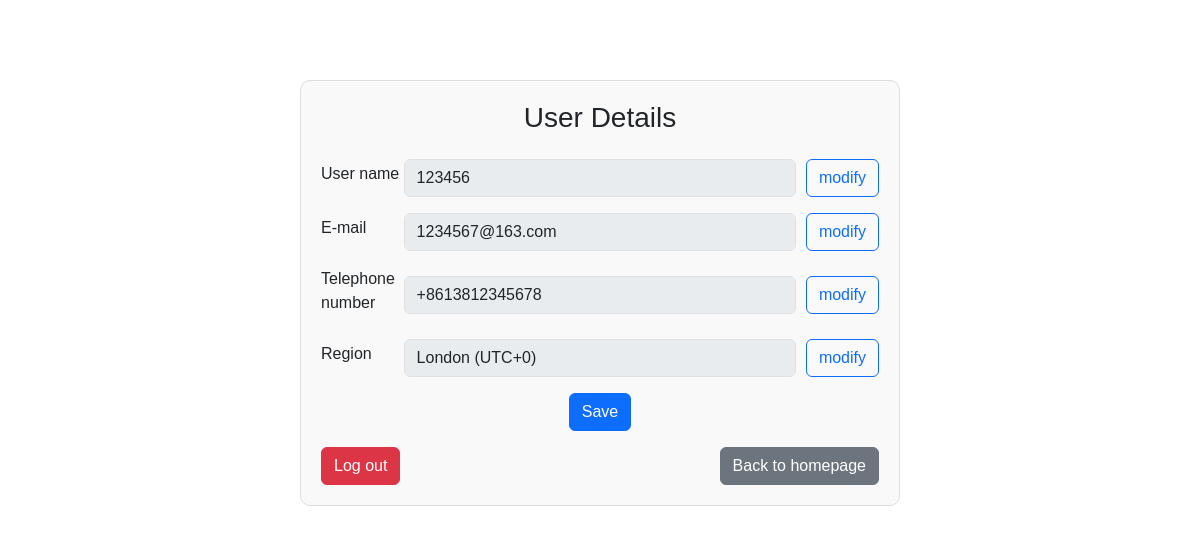
The app's page /TaskSystemapp/profile/ (signed in), older data.
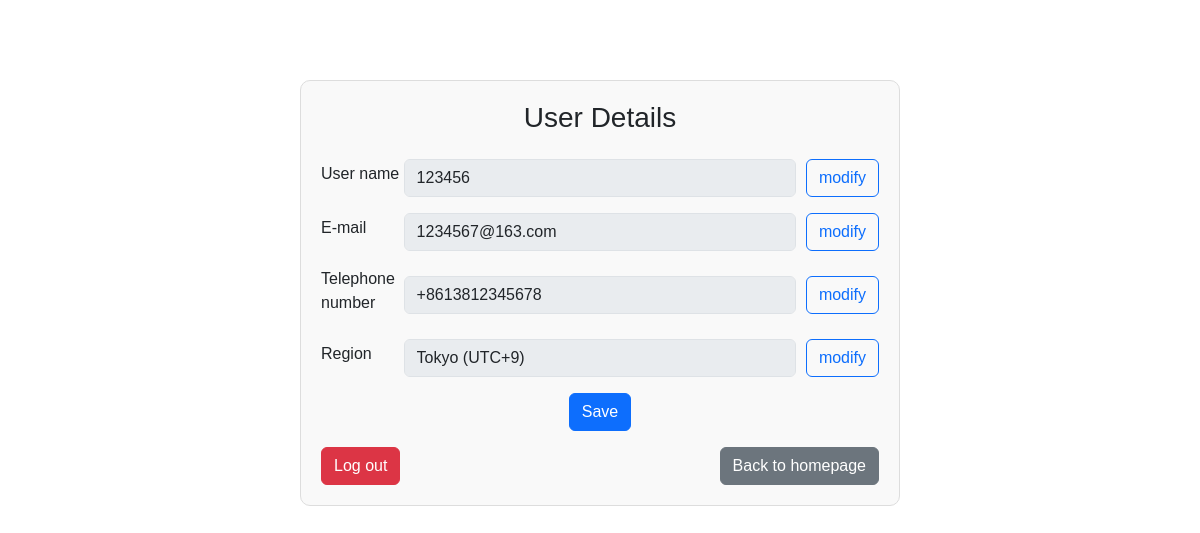
The same page, newer data.
### TaskSystemapp/models.py (models this page shows, shortened)
class CustomUser(AbstractUser):
    phone = models.CharField(
        max_length=15,
        unique=True,
        validators=[RegexValidator(r'^\+\d{1,3}\d{9,15}$')],
        help_text="Phone number in international format, e.g. +123456789012"
    )
    email = models.EmailField(unique=True)
    region = models.CharField(max_length=50, blank=True, help_text="User region/timezone")

### TaskSystemapp/views.py (the view)
# urls.py: path('profile/', profile, name='profile'),
def profile(request):
    if request.method == "POST":
        form = UserUpdateForm(request.POST, instance=request.user)
        if form.is_valid():
            form.save()
            request.user.refresh_from_db()
            return redirect('profile')
    else:
        form = UserUpdateForm(instance=request.user)
    return render(request, 'TaskSystemapp/profile.html', {'form': form, 'user': request.user})

### TaskSystemapp/forms.py (shortened to what this page needs)
class UserUpdateForm(forms.ModelForm):
    class Meta:
        model = CustomUser
        fields = ['username', 'email', 'phone', 'region']

### TaskSystemapp/templates/TaskSystemapp/profile.html (shortened to what this page needs)
{% extends "TaskSystemapp/base.html" %}
{% load static %}
{% block extra_head %}
    <link rel="stylesheet" href="{% static 'css/profile.css' %}">
{% endblock %}
{% block content %}
<div class="container">
  <div class="profile-box">
    <h3 class="text-center mb-4">User Details</h3>
    <form method="post" enctype="multipart/form-data">
      <div class="form-group d-flex align-items-center">
        <label for="id_username" class="form-label">User name</label>
        <input type="text" class="form-control flex-grow-1" id="id_username" name="username" value="{{ form.username.value|default:user.username }}" disabled>
        <button type="button" class="btn btn-outline-primary edit-btn" data-target="id_username">modify</button>
      </div>
      <div class="form-group d-flex align-items-center">
        <label for="id_email" class="form-label">E-mail</label>
        <input type="email" class="form-control flex-grow-1" id="id_email" name="email" value="{{ form.email.value|default:user.email }}" disabled>
        <button type="button" class="btn btn-outline-primary edit-btn" data-target="id_email">modify</button>
      </div>
      <div class="form-group d-flex align-items-center">
        <label for="id_phone" class="form-label">Telephone number</label>
        <input type="text" class="form-control flex-grow-1" id="id_phone" name="phone" value="{{ form.phone.value|default:user.phone }}" disabled>
        <button type="button" class="btn btn-outline-primary edit-btn" data-target="id_phone">modify</button>
      </div>
      <div class="form-group d-flex align-items-center">
        <label for="id_region" class="form-label">Region</label>
        <select class="form-control flex-grow-1" id="id_region" name="region" disabled>
          <option value="Asia/Tokyo" {% if user.region == "Asia/Tokyo" %}selected{% endif %}>Tokyo (UTC+9)</option>
          <option value="Europe/London" {% if user.region == "Europe/London" %}selected{% endif %}>London (UTC+0)</option>
        </select>
        <button type="button" class="btn btn-outline-primary edit-btn" data-target="id_region">modify</button>
      </div>
      <div class="text-center mb-3">
        <button type="submit" class="btn btn-primary">Save</button>
      </div>
    </form>
    <div class="d-flex justify-content-between">
      <a href="{% url 'logout' %}" class="btn btn-danger">Log out</a>
      <a href="{% url 'home' %}" class="btn btn-secondary">Back to homepage</a>
    </div>
  </div>
</div>
{% endblock %}

Row changes from the older to the newer data that the page shows:
changed CustomUser "1234567@163.com": region "London (UTC+0)" → "Tokyo (UTC+9)"
